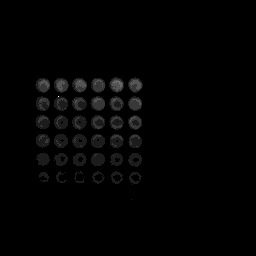
#> input picture 5386_4Br.TIF, 256 x 256 px
$ jupyter execute reproduce_gammon_alg.ipynb   (shell and % lines are left out)
#> lines starting #> are read from the running program, lines starting #| are printed output that depends on the picture; long printed decimals are rounded
[cell 1]
import numpy as np
import matplotlib.pyplot as plt
import pandas as pd
from scipy.ndimage.filters import median_filter
from sklearn.linear_model import LinearRegression

[cell 2]
bromo = plt.imread('5386_4Br.TIF')
#> bromo is the input picture: shape (256, 256) uint16; min 1356, max 3665, mean 1403.6
dluc = plt.imread('5386_dluc.TIF')
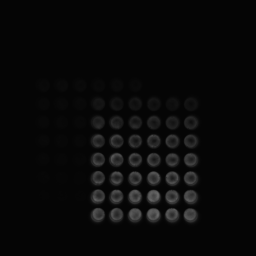
#> input picture 5386_dluc.TIF, 256 x 256 px
#> dluc is the input picture: shape (256, 256) uint16; min 1359, max 26524, mean 2497.5

[cell 3]
def get_grid_images(plate_img, numColumn, numRow, x=35, y=79, height=15, width=15, spacing=3.5):
    """
    Takes raw IVIS luminescence images and divides into individual images based on a 96 well plate.
    """
#> called with numColumn = 9, numRow = 8, x = 35, y = 79, height = 15, width = 15, spacing = 3.5
    images = []
    for i in range(numRow):
        for j in range(numColumn):
            xOffset = int(j*(width+spacing))
            yOffset = int(i*(height+spacing))
            images.append(plate_img[y+yOffset:y+yOffset+height,x+xOffset:x+xOffset+width])
#> after the loop, images = 72 items
    return images

[cell 4]
im = get_grid_images(bromo,9,8)[-1]
im_r = im.shape[0]
#> im_r = 15
im_c = im.shape[1]
#> im_c = 15
zoom = im[4:im_r-4,4:im_c-4]
print(np.mean(im), np.mean(zoom))
#| 1388.333 1401.449
plt.imshow(zoom)
plt.colorbar()

[cell 5]
def sq_crop(image, pixel_crop):
    im_r = image.shape[0]
    im_c = image.shape[1]
    return image[pixel_crop:im_r-pixel_crop,pixel_crop:im_c-pixel_crop]

[cell 6]
plt.imshow(dluc)
plt.colorbar()

[cell 7]
plt.imshow(bromo)
plt.colorbar()

[cell 8]
br_grid_means = [np.mean(a) for a in get_grid_images(bromo,9,8)]
#> br_grid_means = 72 values, max 1859.2 at index 4, min 1366.7 at index 63, mean 1508.5
dluc_grid_means = [np.mean(a) for a in get_grid_images(dluc,9,8)]
#> dluc_grid_means = 72 values, max 14419.7 at index 60, min 1373.6 at index 63, mean 5783.4
pos_53 = (br_grid_means[0],dluc_grid_means[0])
#> pos_53 = (1772.6, 1947.1)
pos_86 = (br_grid_means[-1],dluc_grid_means[-1])
#> pos_86 = (1388.3, 12434.5)

[cell 9]
pos_53
#> Out = (1772.6, 1947.1)

[cell 10]
pos_86
#> Out = (1388.3, 12434.5)

[cell 11]
X = np.array([pos_53,pos_86])
#> X = [[1772.6, 1947.1], [1388.3, 12434.5]]

[cell 12]
Y = np.array([[1,0],[0,1]])

[cell 13]
reg = LinearRegression()
reg.fit(X,Y)

[cell 14]
reg.coef_

[cell 15]
reg.intercept_

[cell 16]
reg.predict([[bromo[0,0],dluc[0,0]]])
#> Out = [[1.05, -0.0529]]

[cell 17]
stacked = np.array([bromo,dluc])
stacked.shape
#> Out = (2, 256, 256)

[cell 18]
unmix1 = reg.predict(stacked.reshape(256*256,2))
#> unmix1 = 65536 pairs, first value -1.27 to 1.06, second value -0.0581 to 2.27

[cell 19]
plt.imshow(unmix1.reshape(2,256,256)[0])

[cell 20]
plt.imshow(unmix1.reshape(2,256,256)[1])

Somthing is not working. try fitting with other dimension?

[cell 21]
reg = LinearRegression()
reg.fit(X.T,Y.T)

[cell 22]
stacked2 = np.array([bromo,dluc])
unmix2 = reg.predict(stacked2.reshape(256*256,2))
#> unmix2 = 65536 pairs, first value -1.31 to 1, second value -0.00351 to 2.31
plt.imshow(unmix2.reshape(2,256,256)[0])

[cell 23]
bromo_norm = (bromo-bromo.min())/(bromo.max()-bromo.min())
print(bromo_norm.max(), bromo_norm.min())
#| 1.0 0.0

[cell 24]
def norm(arr):
    n_arr = []
    if len(arr.shape) == 3:
        for i, sl in enumerate(arr):
            n_arr.append((sl-sl.min())/(sl.max()-sl.min()))
    else:
        n_arr = (arr-arr.min())/(arr.max()-arr.min())
    return np.array(n_arr)

[cell 25]
print(norm(bromo).max(), norm(bromo).min())
#| 1.0 0.0

[cell 26]
get_grid_images(norm(median_filter(bromo,2)),9,8)[0].mean()
#> in norm (call 3), `n_arr = (arr-arr.min())/(arr.max()-arr.min())`:
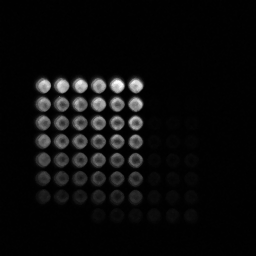
#> n_arr: shape (256, 256) float64; min 0, max 1, mean 0.0475
#> Out = 0.447

[cell 27]
get_grid_images(norm(median_filter(dluc,2)),9,8)[-1].mean()
#> in norm (call 4), `n_arr = (arr-arr.min())/(arr.max()-arr.min())`:
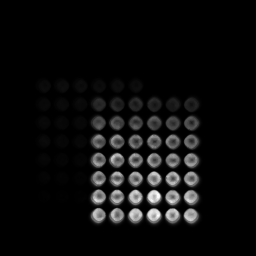
#> n_arr: shape (256, 256) float64; min 0, max 1, mean 0.0496
#> Out = 0.467

[cell 28]
plt.imshow(median_filter(bromo,2))

[cell 29]
def lin_unmix(images, shape, e1, e2):
    """
    This will probably only work with two channels and two enzymes.
    """
#> called with images = array of shape (2, 256, 256), shape = (9, 8), e1 = 0, e2 = -1
    images = np.array([median_filter(im,5) for im in images])
    images_bkgd = [(im, np.mean(im[0:15,0:15])) for im in images]
#> images_bkgd = 2 items
    images = np.array([norm(im-bkgd) for im, bkgd in images_bkgd])
    ch1_grid_means = [np.mean(sq_crop(a,4)) for a in get_grid_images(images[0],*shape)]
#> in sq_crop, `im_r = image.shape[0]`: im_r = 15
#> ch1_grid_means = 72 values, max 0.84 at index 4, min 0.00309 at index 6, mean 0.215
    ch2_grid_means = [np.mean(sq_crop(a,4)) for a in get_grid_images(images[1],*shape)]
#> ch2_grid_means = 72 values, max 0.891 at index 60, min 0.000257 at index 63, mean 0.273

    X = np.array([(ch1_grid_means[e1],ch2_grid_means[e1]),
                 (ch1_grid_means[e2],ch2_grid_means[e2])])
#> X = [[0.661, 0.0426], [0.04, 0.737]]
    Y = np.identity(2)

    print(X,Y)
#| [[0.6613 0.0426]
#|  [0.03998 0.7374]] [[1. 0.]
#|  [0. 1.]]

    reg = LinearRegression()
    reg.fit(X,Y)

    print(reg.coef_,reg.intercept_)

    unmix = reg.predict(images.reshape(256*256,2))
#> unmix = 65536 pairs, first value 0.124 to 0.906, second value 0.0935 to 0.876
    return unmix.reshape(2,256,256)

[cell 30]
im = lin_unmix(np.array([bromo,dluc]), (9,8), 0, -1)[1]
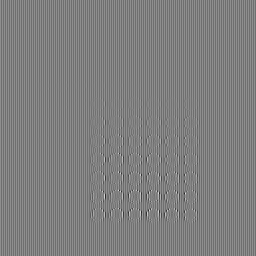
#> im: shape (256, 256) float64; min 0.124, max 0.876, mean 0.5
plt.imshow(im)
#plt.colorbar()

[cell 31]
plt.imshow(get_grid_images(im,9,8)[1])
plt.colorbar()

[cell 32]
plt.imshow(bromo[0:15,0:15])
plt.colorbar()

[cell 33]
X
#> Out = [[1772.6, 1947.1], [1388.3, 12434.5]]

[cell 34]
X.T
#> Out = [[1772.6, 1388.3], [1947.1, 12434.5]]

Looks like the Gammon implementation is a bit different. They:

- divide all substrates by the max matrix
- produce a K matrix and return conditional value (rough estimate of unmixing quality)
- calculate the pseudoinverse of K
- apply to each z-stacked pixel

[cell 35]
stacked_raw = np.array([bromo, dluc])
stacked_norm = np.array([norm(x) for x in stacked_raw])
stacked_max = np.max(stacked_norm,axis=0)
stacked_global_norm = stacked_norm/stacked_max

[cell 36]
fig, ax = plt.subplots(nrows=4,ncols=2)

fig.set_size_inches(8,10)

ax[0,0].imshow(bromo)
ax[0,1].imshow(dluc)

ax[1,0].imshow(stacked_norm[0])
ax[1,1].imshow(stacked_norm[1])

ax[2,0].imshow(stacked_max)

ax[3,0].imshow(stacked_global_norm[0])
ax[3,1].imshow(stacked_global_norm[1])
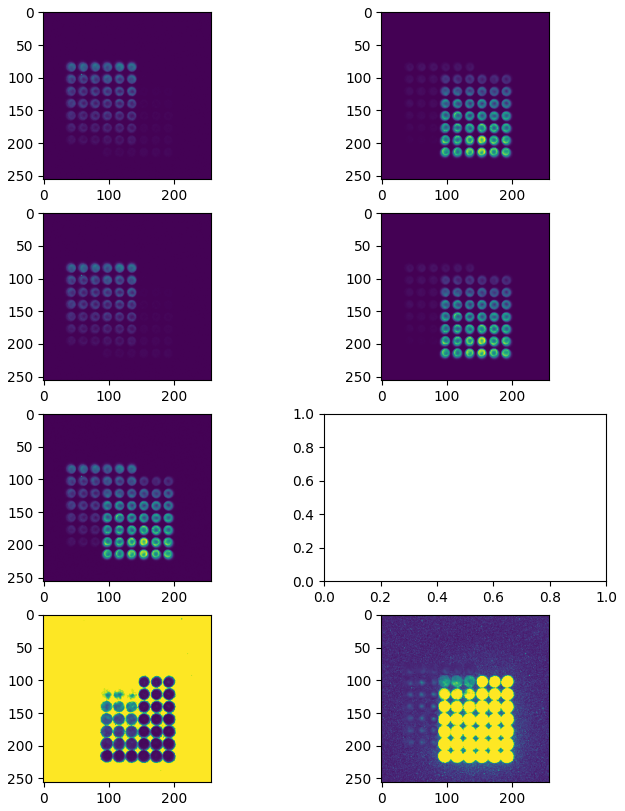
#> figure drawn by matplotlib, 7 panels

[cell 37]
def find_K(images, layout_shape, e1, e2):
    """
    This will probably only work with two channels and two enzymes.
    """
#> called with images = array of shape (2, 256, 256), layout_shape = (9, 8), e1 = 0, e2 = -1
    images = np.array([median_filter(im,4) for im in images])

    ch1_grid_means = [np.mean(sq_crop(a,4)) for a in get_grid_images(images[0],*layout_shape)]
#> ch1_grid_means = 72 values, max 1 at index 0, min 0.0224 at index 60, mean 0.537
    print("ch1 mean: {}".format(ch1_grid_means[e1]))
#| ch1 mean: 1.0
    ch2_grid_means = [np.mean(sq_crop(a,4)) for a in get_grid_images(images[1],*layout_shape)]
#> ch2_grid_means = 72 values, max 1 at index 15, min 0.128 at index 63, mean 0.641
    print("ch2 mean: {}".format(ch2_grid_means[e2]))
#| ch2 mean: 1.0

    K = np.array([(ch1_grid_means[e1],ch1_grid_means[e2]),
                 (ch2_grid_means[e1],ch2_grid_means[e2])])
#> K = [[1, 0.0304], [0.142, 1]]
    return K

[cell 38]
K = find_K(stacked_global_norm, (9,8), 0, -1)
#> K = [[1, 0.0304], [0.142, 1]]
print(K)
#| [[1.         0.03036]
#|  [0.1423 1.        ]]

[cell 39]
plt.imshow(stacked_global_norm[1])
plt.colorbar()
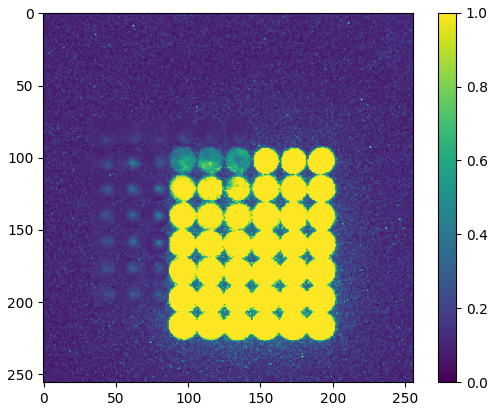
#> figure drawn by matplotlib, 2 panels

[cell 40]
from numpy.linalg import pinv

K_inv = pinv(K)
#> K_inv = [[1, -0.0305], [-0.143, 1]]
print(K_inv)
#| [[ 1.004 -0.03049]
#|  [-0.1429  1.004]]

[cell 41]
stacked_global_norm.shape
#> Out = (2, 256, 256)

[cell 42]
test_dot = np.dot(K_inv.T, stacked_global_norm.reshape(2,256*256))

[cell 43]
test_dot.shape
#> Out = (2, 65536)

[cell 44]
plt.imshow(test_dot.reshape(2,256,256)[1])
plt.colorbar()

[cell 45]
test_dot2 = np.dot(K_inv, stacked_norm.reshape(2,256*256))

[cell 46]
plt.imshow(test_dot2.reshape(2,256,256)[0])
plt.colorbar()

[cell 47]
plt.imshow(test_dot2.reshape(2,256,256)[1])
plt.colorbar()

[cell 48]
plt.imshow(stacked_norm[1])
plt.colorbar()
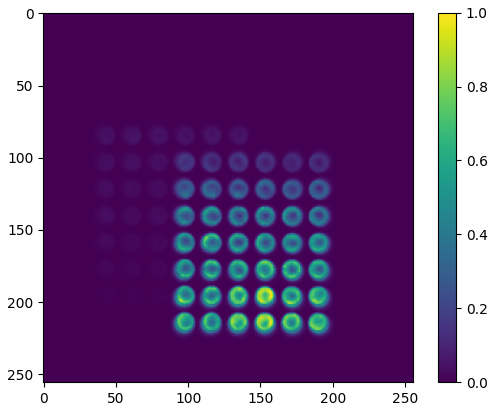
#> figure drawn by matplotlib, 2 panels

Looks like gammon et al were normalizing to the unfiltered image just to calcualte K?? Then they were applying K_inv to the unnormalized matricies? The only issue is that the results above do not match the FIJI output (which seems to be better).

[cell 49]
a = np.arange(4).reshape(2,2)
print('a: \n',a)
b = np.arange(10).reshape(2,5)
print('b: \n',b)

[cell 50]
np.dot(a,b)

[cell 51]
K_gammon = find_K(stacked_global_norm, (9,8), 0, -1)
#| ch1 mean: 1.0
#| ch2 mean: 1.0
#> K_gammon = [[1, 0.0304], [0.142, 1]]
K = find_K(stacked_norm, (9,8),0,-1)
#| ch1 mean: 0.2671
#| ch2 mean: 0.6614
#> K = [[0.267, 0.0196], [0.0379, 0.661]]

K_gammon_inv = pinv(K_gammon)
#> K_gammon_inv = [[1, -0.0305], [-0.143, 1]]
K_inv = pinv(K)
#> K_inv = [[3.76, -0.111], [-0.215, 1.52]]

print(K_gammon_inv, '\n', K_inv)
#| [[ 1.004 -0.03049]
#|  [-0.1429  1.004]]
#|  [[ 3.759  -0.1114]
#|  [-0.2154  1.518]]

gammon_dot = np.dot(K_gammon_inv, stacked_norm.reshape(2,256*256)).reshape(2,256,256)
dot = np.dot(K_inv, stacked_norm.reshape(2,256*256)).reshape(2,256,256)

[cell 52]
def plot_channels(stack):
    fig, axs = plt.subplots(nrows=1, ncols=stack.shape[0])
    fig.set_size_inches(10,6)
    for i, ax in enumerate(axs):
        ax.set_title("Channel {}".format(i+1))
        im = ax.imshow(stack[i])
        plt.colorbar(im, ax=ax)

[cell 53]
plot_channels(stacked)

[cell 54]
plot_channels(gammon_dot)
#> the loop in plot_channels (call 2), `for i, ax in enumerate(axs):` made 2 passes
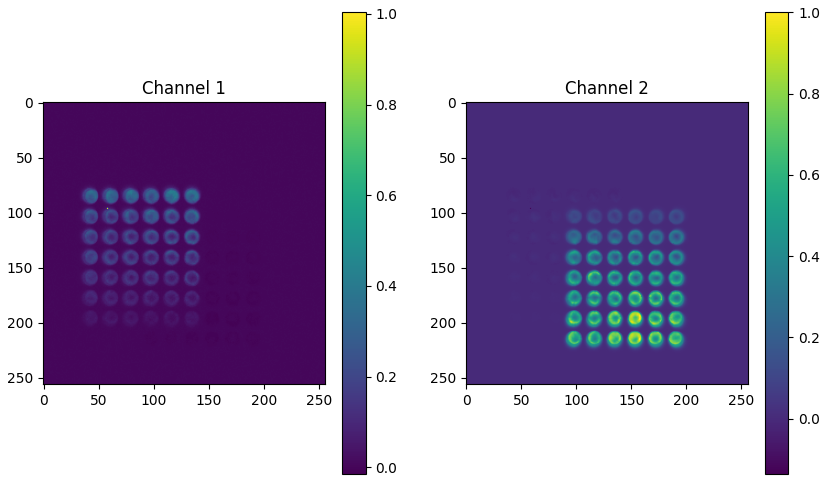
#> figure drawn by matplotlib, 4 panels

[cell 55]
plot_channels(norm(dot))

[cell 56]
plot_channels(norm(dot)-gammon_dot)
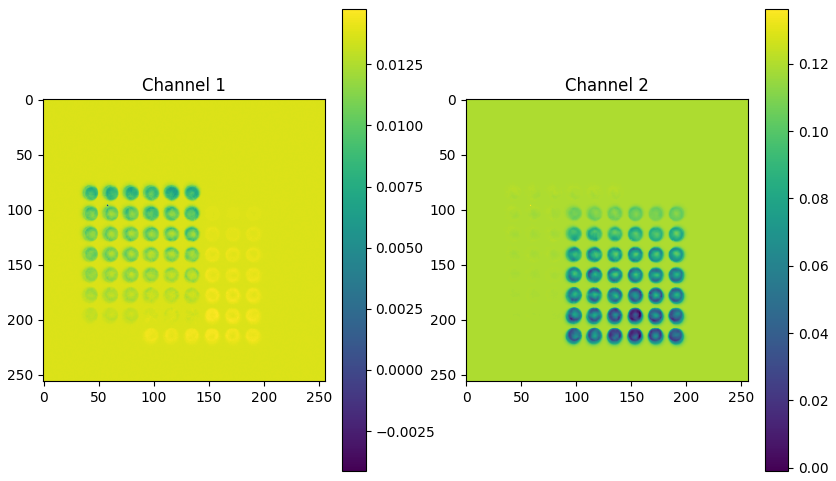
#> figure drawn by matplotlib, 4 panels

This difference looks like it matters most in the second channel. But it appears to be mostly dueo the fact that some pixels in the gammon image have a value less than 0.

Next let's look at whether the order of normalization matters. Could we just normalize the images at the end and not need to normalize twice?

[cell 57]
plot_channels(dot)
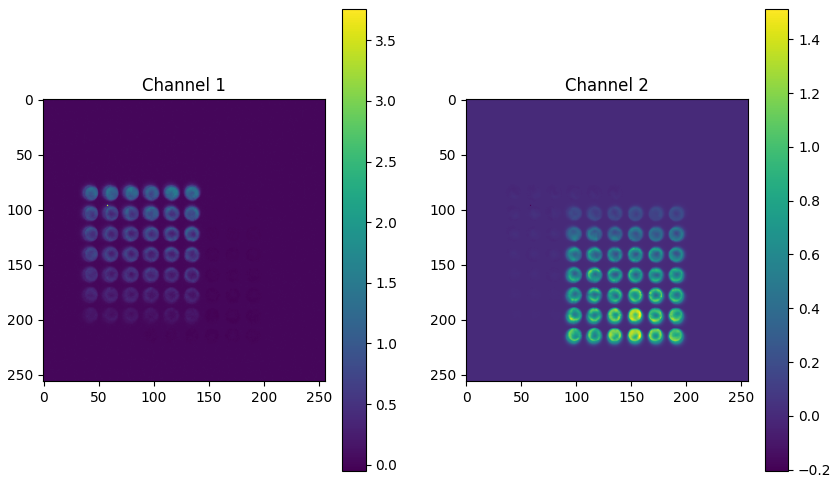
#> figure drawn by matplotlib, 4 panels
